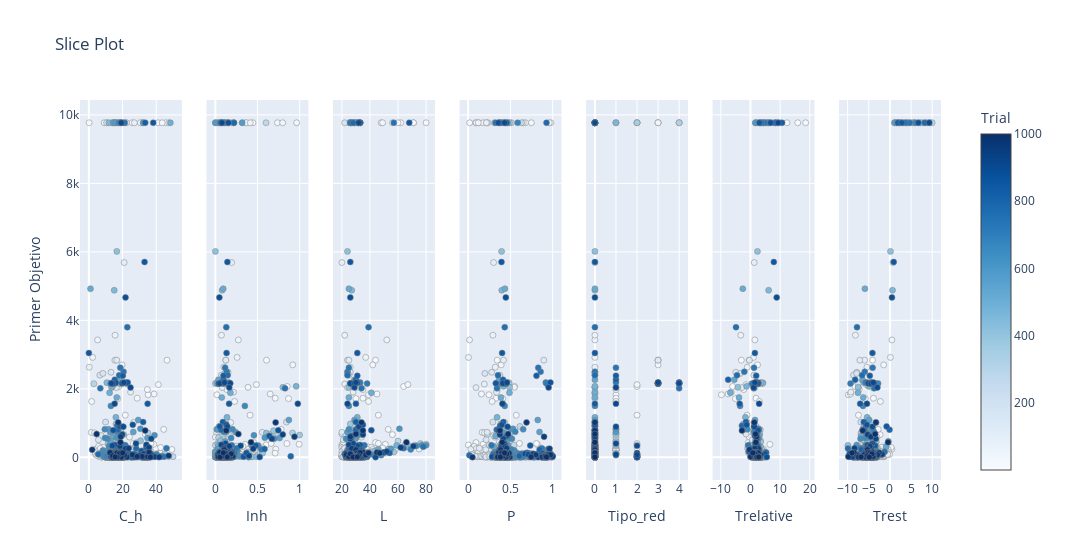

Notebook cell for this chart:
### Code cell
# Graficar el gráfico de rebanada
vis.plot_slice(study, target_name='Primer Objetivo')

### Figure 1 — Plotly figure (JSON) as saved in the notebook; plotly's stock layout.template omitted (floating-point values rounded to 4 significant figures; data arrays with more than 128 entries replaced by an {"elided": "..."} marker saying what was removed)
{"data": [{"marker": {"color": {"elided": "1000 int values"}, "colorbar": {"title": {"text": "Trial"}, "x": 1, "xpad": 40}, "colorscale": [[0, "rgb(247,251,255)"], [0.125, "rgb(222,235,247)"], [0.25, "rgb(198,219,239)"], [0.375, "rgb(158,202,225)"], [0.5, "rgb(107,174,214)"], [0.625, "rgb(66,146,198)"], [0.75, "rgb(33,113,181)"], [0.875, "rgb(8,81,156)"], [1, "rgb(8,48,107)"]], "line": {"color": "Grey", "width": 0.5}, "showscale": true}, "mode": "markers", "name": "Feasible Trial", "showlegend": false, "type": "scatter", "x": {"elided": "1000 float values"}, "xaxis": "x", "y": {"elided": "1000 float values"}, "yaxis": "y"}, {"marker": {"color": {"elided": "1000 int values"}, "colorbar": {"title": {"text": "Trial"}, "x": 1, "xpad": 40}, "colorscale": [[0, "rgb(247,251,255)"], [0.125, "rgb(222,235,247)"], [0.25, "rgb(198,219,239)"], [0.375, "rgb(158,202,225)"], [0.5, "rgb(107,174,214)"], [0.625, "rgb(66,146,198)"], [0.75, "rgb(33,113,181)"], [0.875, "rgb(8,81,156)"], [1, "rgb(8,48,107)"]], "line": {"color": "Grey", "width": 0.5}, "showscale": false}, "mode": "markers", "name": "Feasible Trial", "showlegend": false, "type": "scatter", "x": {"elided": "1000 float values"}, "xaxis": "x2", "y": {"elided": "1000 float values"}, "yaxis": "y2"}, {"marker": {"color": {"elided": "1000 int values"}, "colorbar": {"title": {"text": "Trial"}, "x": 1, "xpad": 40}, "colorscale": [[0, "rgb(247,251,255)"], [0.125, "rgb(222,235,247)"], [0.25, "rgb(198,219,239)"], [0.375, "rgb(158,202,225)"], [0.5, "rgb(107,174,214)"], [0.625, "rgb(66,146,198)"], [0.75, "rgb(33,113,181)"], [0.875, "rgb(8,81,156)"], [1, "rgb(8,48,107)"]], "line": {"color": "Grey", "width": 0.5}, "showscale": false}, "mode": "markers", "name": "Feasible Trial", "showlegend": false, "type": "scatter", "x": {"elided": "1000 int values"}, "xaxis": "x3", "y": {"elided": "1000 float values"}, "yaxis": "y3"}, {"marker": {"color": {"elided": "1000 int values"}, "colorbar": {"title": {"text": "Trial"}, "x": 1, "xpad": 40}, "colorscale": [[0, "rgb(247,251,255)"], [0.125, "rgb(222,235,247)"], [0.25, "rgb(198,219,239)"], [0.375, "rgb(158,202,225)"], [0.5, "rgb(107,174,214)"], [0.625, "rgb(66,146,198)"], [0.75, "rgb(33,113,181)"], [0.875, "rgb(8,81,156)"], [1, "rgb(8,48,107)"]], "line": {"color": "Grey", "width": 0.5}, "showscale": false}, "mode": "markers", "name": "Feasible Trial", "showlegend": false, "type": "scatter", "x": {"elided": "1000 float values"}, "xaxis": "x4", "y": {"elided": "1000 float values"}, "yaxis": "y4"}, {"marker": {"color": {"elided": "1000 int values"}, "colorbar": {"title": {"text": "Trial"}, "x": 1, "xpad": 40}, "colorscale": [[0, "rgb(247,251,255)"], [0.125, "rgb(222,235,247)"], [0.25, "rgb(198,219,239)"], [0.375, "rgb(158,202,225)"], [0.5, "rgb(107,174,214)"], [0.625, "rgb(66,146,198)"], [0.75, "rgb(33,113,181)"], [0.875, "rgb(8,81,156)"], [1, "rgb(8,48,107)"]], "line": {"color": "Grey", "width": 0.5}, "showscale": false}, "mode": "markers", "name": "Feasible Trial", "showlegend": false, "type": "scatter", "x": {"elided": "1000 int values"}, "xaxis": "x5", "y": {"elided": "1000 float values"}, "yaxis": "y5"}, {"marker": {"color": {"elided": "1000 int values"}, "colorbar": {"title": {"text": "Trial"}, "x": 1, "xpad": 40}, "colorscale": [[0, "rgb(247,251,255)"], [0.125, "rgb(222,235,247)"], [0.25, "rgb(198,219,239)"], [0.375, "rgb(158,202,225)"], [0.5, "rgb(107,174,214)"], [0.625, "rgb(66,146,198)"], [0.75, "rgb(33,113,181)"], [0.875, "rgb(8,81,156)"], [1, "rgb(8,48,107)"]], "line": {"color": "Grey", "width": 0.5}, "showscale": false}, "mode": "markers", "name": "Feasible Trial", "showlegend": false, "type": "scatter", "x": {"elided": "1000 float values"}, "xaxis": "x6", "y": {"elided": "1000 float values"}, "yaxis": "y6"}, {"marker": {"color": {"elided": "1000 int values"}, "colorbar": {"title": {"text": "Trial"}, "x": 1, "xpad": 40}, "colorscale": [[0, "rgb(247,251,255)"], [0.125, "rgb(222,235,247)"], [0.25, "rgb(198,219,239)"], [0.375, "rgb(158,202,225)"], [0.5, "rgb(107,174,214)"], [0.625, "rgb(66,146,198)"], [0.75, "rgb(33,113,181)"], [0.875, "rgb(8,81,156)"], [1, "rgb(8,48,107)"]], "line": {"color": "Grey", "width": 0.5}, "showscale": false}, "mode": "markers", "name": "Feasible Trial", "showlegend": false, "type": "scatter", "x": {"elided": "1000 float values"}, "xaxis": "x7", "y": {"elided": "1000 float values"}, "yaxis": "y7"}], "layout": {"title": {"text": "Slice Plot"}, "width": 2100, "xaxis": {"anchor": "y", "domain": [0, 0.1184], "title": {"text": "C_h"}}, "xaxis2": {"anchor": "y2", "domain": [0.1469, 0.2653], "title": {"text": "Inh"}}, "xaxis3": {"anchor": "y3", "domain": [0.2939, 0.4122], "title": {"text": "L"}}, "xaxis4": {"anchor": "y4", "domain": [0.4408, 0.5592], "title": {"text": "P"}}, "xaxis5": {"anchor": "y5", "domain": [0.5878, 0.7061], "title": {"text": "Tipo_red"}}, "xaxis6": {"anchor": "y6", "domain": [0.7347, 0.8531], "title": {"text": "Trelative"}}, "xaxis7": {"anchor": "y7", "domain": [0.8816, 1.0], "title": {"text": "Trest"}}, "yaxis": {"anchor": "x", "domain": [0, 1], "title": {"text": "Primer Objetivo"}}, "yaxis2": {"anchor": "x2", "domain": [0, 1], "matches": "y", "showticklabels": false}, "yaxis3": {"anchor": "x3", "domain": [0, 1], "matches": "y", "showticklabels": false}, "yaxis4": {"anchor": "x4", "domain": [0, 1], "matches": "y", "showticklabels": false}, "yaxis5": {"anchor": "x5", "domain": [0, 1], "matches": "y", "showticklabels": false}, "yaxis6": {"anchor": "x6", "domain": [0, 1], "matches": "y", "showticklabels": false}, "yaxis7": {"anchor": "x7", "domain": [0, 1], "matches": "y", "showticklabels": false}}}
